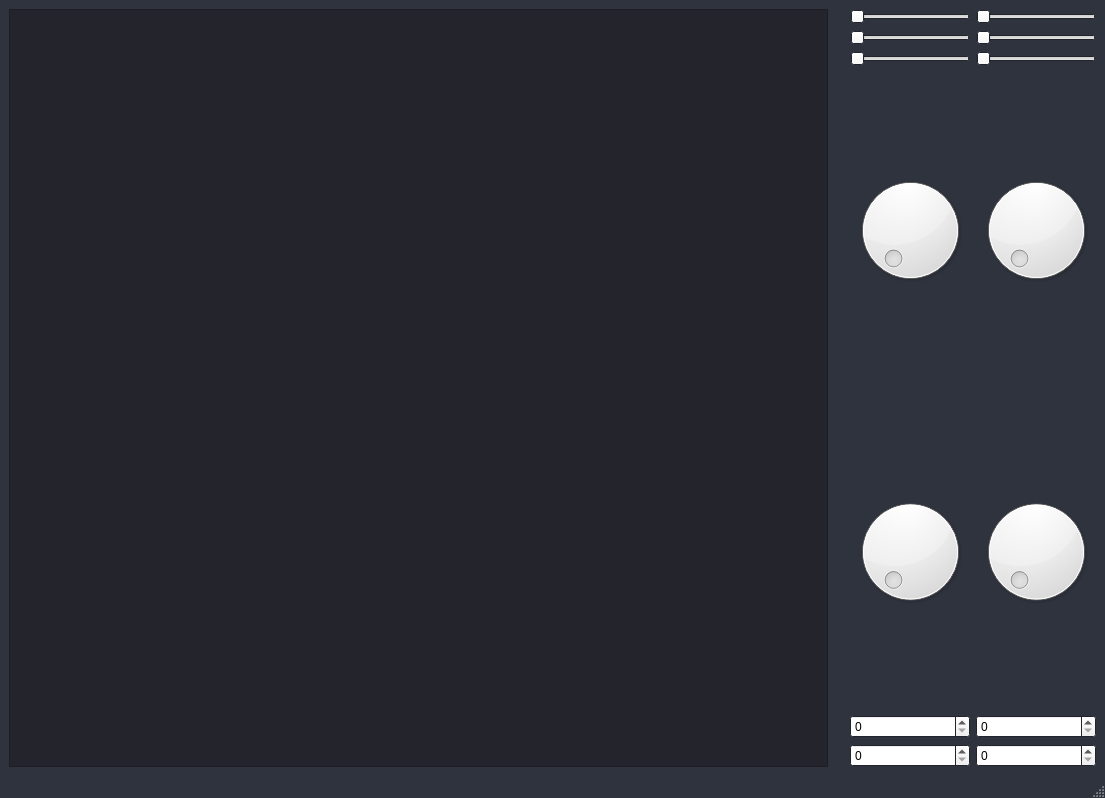
<?xml version="1.0" encoding="UTF-8"?>
<ui version="4.0">
 <class>MainWindow</class>
 <widget class="QMainWindow" name="MainWindow">
  <property name="geometry">
   <rect>
    <x>0</x>
    <y>0</y>
    <width>1105</width>
    <height>798</height>
   </rect>
  </property>
  <property name="palette">
   <palette>
    <active>
     <colorrole role="WindowText">
      <brush brushstyle="SolidPattern">
       <color alpha="255">
        <red>0</red>
        <green>0</green>
        <blue>0</blue>
       </color>
      </brush>
     </colorrole>
     <colorrole role="Dark">
      <brush brushstyle="SolidPattern">
       <color alpha="255">
        <red>0</red>
        <green>0</green>
        <blue>102</blue>
       </color>
      </brush>
     </colorrole>
     <colorrole role="Text">
      <brush brushstyle="SolidPattern">
       <color alpha="255">
        <red>0</red>
        <green>0</green>
        <blue>0</blue>
       </color>
      </brush>
     </colorrole>
     <colorrole role="ButtonText">
      <brush brushstyle="SolidPattern">
       <color alpha="255">
        <red>0</red>
        <green>0</green>
        <blue>0</blue>
       </color>
      </brush>
     </colorrole>
     <colorrole role="Base">
      <brush brushstyle="SolidPattern">
       <color alpha="255">
        <red>255</red>
        <green>255</green>
        <blue>255</blue>
       </color>
      </brush>
     </colorrole>
     <colorrole role="Window">
      <brush brushstyle="SolidPattern">
       <color alpha="255">
        <red>47</red>
        <green>51</green>
        <blue>62</blue>
       </color>
      </brush>
     </colorrole>
     <colorrole role="PlaceholderText">
      <brush brushstyle="SolidPattern">
       <color alpha="128">
        <red>0</red>
        <green>0</green>
        <blue>0</blue>
       </color>
      </brush>
     </colorrole>
    </active>
    <inactive>
     <colorrole role="WindowText">
      <brush brushstyle="SolidPattern">
       <color alpha="255">
        <red>0</red>
        <green>0</green>
        <blue>0</blue>
       </color>
      </brush>
     </colorrole>
     <colorrole role="Dark">
      <brush brushstyle="SolidPattern">
       <color alpha="255">
        <red>0</red>
        <green>0</green>
        <blue>102</blue>
       </color>
      </brush>
     </colorrole>
     <colorrole role="Text">
      <brush brushstyle="SolidPattern">
       <color alpha="255">
        <red>0</red>
        <green>0</green>
        <blue>0</blue>
       </color>
      </brush>
     </colorrole>
     <colorrole role="ButtonText">
      <brush brushstyle="SolidPattern">
       <color alpha="255">
        <red>0</red>
        <green>0</green>
        <blue>0</blue>
       </color>
      </brush>
     </colorrole>
     <colorrole role="Base">
      <brush brushstyle="SolidPattern">
       <color alpha="255">
        <red>255</red>
        <green>255</green>
        <blue>255</blue>
       </color>
      </brush>
     </colorrole>
     <colorrole role="Window">
      <brush brushstyle="SolidPattern">
       <color alpha="255">
        <red>47</red>
        <green>51</green>
        <blue>62</blue>
       </color>
      </brush>
     </colorrole>
     <colorrole role="PlaceholderText">
      <brush brushstyle="SolidPattern">
       <color alpha="128">
        <red>0</red>
        <green>0</green>
        <blue>0</blue>
       </color>
      </brush>
     </colorrole>
    </inactive>
    <disabled>
     <colorrole role="WindowText">
      <brush brushstyle="SolidPattern">
       <color alpha="255">
        <red>0</red>
        <green>0</green>
        <blue>102</blue>
       </color>
      </brush>
     </colorrole>
     <colorrole role="Dark">
      <brush brushstyle="SolidPattern">
       <color alpha="255">
        <red>0</red>
        <green>0</green>
        <blue>102</blue>
       </color>
      </brush>
     </colorrole>
     <colorrole role="Text">
      <brush brushstyle="SolidPattern">
       <color alpha="255">
        <red>0</red>
        <green>0</green>
        <blue>102</blue>
       </color>
      </brush>
     </colorrole>
     <colorrole role="ButtonText">
      <brush brushstyle="SolidPattern">
       <color alpha="255">
        <red>0</red>
        <green>0</green>
        <blue>102</blue>
       </color>
      </brush>
     </colorrole>
     <colorrole role="Base">
      <brush brushstyle="SolidPattern">
       <color alpha="255">
        <red>47</red>
        <green>51</green>
        <blue>62</blue>
       </color>
      </brush>
     </colorrole>
     <colorrole role="Window">
      <brush brushstyle="SolidPattern">
       <color alpha="255">
        <red>47</red>
        <green>51</green>
        <blue>62</blue>
       </color>
      </brush>
     </colorrole>
     <colorrole role="PlaceholderText">
      <brush brushstyle="SolidPattern">
       <color alpha="128">
        <red>0</red>
        <green>0</green>
        <blue>0</blue>
       </color>
      </brush>
     </colorrole>
    </disabled>
   </palette>
  </property>
  <property name="windowTitle">
   <string>MainWindow</string>
  </property>
  <property name="autoFillBackground">
   <bool>true</bool>
  </property>
  <widget class="QWidget" name="centralwidget">
   <layout class="QGridLayout" name="gridLayout">
    <item row="0" column="0">
     <layout class="QHBoxLayout" name="horizontalLayout" stretch="50,1,15">
      <item>
       <layout class="QVBoxLayout" name="verticalLayout_left" stretch="2">
        <item>
         <widget class="QTextBrowser" name="systemLog">
          <property name="palette">
           <palette>
            <active>
             <colorrole role="Text">
              <brush brushstyle="SolidPattern">
               <color alpha="255">
                <red>255</red>
                <green>255</green>
                <blue>255</blue>
               </color>
              </brush>
             </colorrole>
             <colorrole role="Base">
              <brush brushstyle="SolidPattern">
               <color alpha="255">
                <red>36</red>
                <green>36</green>
                <blue>45</blue>
               </color>
              </brush>
             </colorrole>
             <colorrole role="Window">
              <brush brushstyle="SolidPattern">
               <color alpha="255">
                <red>36</red>
                <green>36</green>
                <blue>45</blue>
               </color>
              </brush>
             </colorrole>
             <colorrole role="PlaceholderText">
              <brush brushstyle="NoBrush">
               <color alpha="128">
                <red>255</red>
                <green>255</green>
                <blue>255</blue>
               </color>
              </brush>
             </colorrole>
            </active>
            <inactive>
             <colorrole role="Text">
              <brush brushstyle="SolidPattern">
               <color alpha="255">
                <red>255</red>
                <green>255</green>
                <blue>255</blue>
               </color>
              </brush>
             </colorrole>
             <colorrole role="Base">
              <brush brushstyle="SolidPattern">
               <color alpha="255">
                <red>36</red>
                <green>36</green>
                <blue>45</blue>
               </color>
              </brush>
             </colorrole>
             <colorrole role="Window">
              <brush brushstyle="SolidPattern">
               <color alpha="255">
                <red>36</red>
                <green>36</green>
                <blue>45</blue>
               </color>
              </brush>
             </colorrole>
             <colorrole role="PlaceholderText">
              <brush brushstyle="NoBrush">
               <color alpha="128">
                <red>255</red>
                <green>255</green>
                <blue>255</blue>
               </color>
              </brush>
             </colorrole>
            </inactive>
            <disabled>
             <colorrole role="Text">
              <brush brushstyle="SolidPattern">
               <color alpha="255">
                <red>0</red>
                <green>0</green>
                <blue>102</blue>
               </color>
              </brush>
             </colorrole>
             <colorrole role="Base">
              <brush brushstyle="SolidPattern">
               <color alpha="255">
                <red>36</red>
                <green>36</green>
                <blue>45</blue>
               </color>
              </brush>
             </colorrole>
             <colorrole role="Window">
              <brush brushstyle="SolidPattern">
               <color alpha="255">
                <red>36</red>
                <green>36</green>
                <blue>45</blue>
               </color>
              </brush>
             </colorrole>
             <colorrole role="PlaceholderText">
              <brush brushstyle="NoBrush">
               <color alpha="128">
                <red>255</red>
                <green>255</green>
                <blue>255</blue>
               </color>
              </brush>
             </colorrole>
            </disabled>
           </palette>
          </property>
          <property name="font">
           <font>
            <pointsize>12</pointsize>
           </font>
          </property>
         </widget>
        </item>
       </layout>
      </item>
      <item>
       <spacer name="horizontalSpacer">
        <property name="orientation">
         <enum>Qt::Horizontal</enum>
        </property>
        <property name="sizeHint" stdset="0">
         <size>
          <width>40</width>
          <height>20</height>
         </size>
        </property>
       </spacer>
      </item>
      <item>
       <layout class="QVBoxLayout" name="verticalLayout_right">
        <item>
         <layout class="QVBoxLayout" name="verticalLayout_3">
          <item>
           <layout class="QGridLayout" name="sensor">
            <item row="5" column="1">
             <widget class="QDial" name="dial4"/>
            </item>
            <item row="4" column="0">
             <widget class="QDial" name="dial1"/>
            </item>
            <item row="4" column="1">
             <widget class="QDial" name="dial2"/>
            </item>
            <item row="5" column="0">
             <widget class="QDial" name="dial3"/>
            </item>
            <item row="6" column="0">
             <widget class="QSpinBox" name="spinBox1">
              <property name="palette">
               <palette>
                <active>
                 <colorrole role="Midlight">
                  <brush brushstyle="SolidPattern">
                   <color alpha="255">
                    <red>49</red>
                    <green>51</green>
                    <blue>62</blue>
                   </color>
                  </brush>
                 </colorrole>
                 <colorrole role="Mid">
                  <brush brushstyle="SolidPattern">
                   <color alpha="255">
                    <red>48</red>
                    <green>50</green>
                    <blue>62</blue>
                   </color>
                  </brush>
                 </colorrole>
                </active>
                <inactive>
                 <colorrole role="Midlight">
                  <brush brushstyle="SolidPattern">
                   <color alpha="255">
                    <red>49</red>
                    <green>51</green>
                    <blue>62</blue>
                   </color>
                  </brush>
                 </colorrole>
                 <colorrole role="Mid">
                  <brush brushstyle="SolidPattern">
                   <color alpha="255">
                    <red>48</red>
                    <green>50</green>
                    <blue>62</blue>
                   </color>
                  </brush>
                 </colorrole>
                </inactive>
                <disabled>
                 <colorrole role="Midlight">
                  <brush brushstyle="SolidPattern">
                   <color alpha="255">
                    <red>49</red>
                    <green>51</green>
                    <blue>62</blue>
                   </color>
                  </brush>
                 </colorrole>
                 <colorrole role="Mid">
                  <brush brushstyle="SolidPattern">
                   <color alpha="255">
                    <red>48</red>
                    <green>50</green>
                    <blue>62</blue>
                   </color>
                  </brush>
                 </colorrole>
                </disabled>
               </palette>
              </property>
             </widget>
            </item>
            <item row="2" column="1">
             <widget class="QSlider" name="slider4">
              <property name="palette">
               <palette>
                <active>
                 <colorrole role="Highlight">
                  <brush brushstyle="SolidPattern">
                   <color alpha="255">
                    <red>58</red>
                    <green>114</green>
                    <blue>245</blue>
                   </color>
                  </brush>
                 </colorrole>
                </active>
                <inactive>
                 <colorrole role="Highlight">
                  <brush brushstyle="SolidPattern">
                   <color alpha="255">
                    <red>58</red>
                    <green>114</green>
                    <blue>245</blue>
                   </color>
                  </brush>
                 </colorrole>
                </inactive>
                <disabled>
                 <colorrole role="Highlight">
                  <brush brushstyle="SolidPattern">
                   <color alpha="255">
                    <red>145</red>
                    <green>145</green>
                    <blue>145</blue>
                   </color>
                  </brush>
                 </colorrole>
                </disabled>
               </palette>
              </property>
              <property name="orientation">
               <enum>Qt::Horizontal</enum>
              </property>
             </widget>
            </item>
            <item row="6" column="1">
             <widget class="QSpinBox" name="spinBox2"/>
            </item>
            <item row="7" column="0">
             <widget class="QSpinBox" name="spinBox3"/>
            </item>
            <item row="2" column="0">
             <widget class="QSlider" name="slider3">
              <property name="palette">
               <palette>
                <active>
                 <colorrole role="Highlight">
                  <brush brushstyle="SolidPattern">
                   <color alpha="255">
                    <red>67</red>
                    <green>110</green>
                    <blue>243</blue>
                   </color>
                  </brush>
                 </colorrole>
                </active>
                <inactive>
                 <colorrole role="Highlight">
                  <brush brushstyle="SolidPattern">
                   <color alpha="255">
                    <red>67</red>
                    <green>110</green>
                    <blue>243</blue>
                   </color>
                  </brush>
                 </colorrole>
                </inactive>
                <disabled>
                 <colorrole role="Highlight">
                  <brush brushstyle="SolidPattern">
                   <color alpha="255">
                    <red>145</red>
                    <green>145</green>
                    <blue>145</blue>
                   </color>
                  </brush>
                 </colorrole>
                </disabled>
               </palette>
              </property>
              <property name="orientation">
               <enum>Qt::Horizontal</enum>
              </property>
             </widget>
            </item>
            <item row="0" column="0">
             <widget class="QSlider" name="slider1">
              <property name="palette">
               <palette>
                <active>
                 <colorrole role="Highlight">
                  <brush brushstyle="SolidPattern">
                   <color alpha="255">
                    <red>255</red>
                    <green>91</green>
                    <blue>133</blue>
                   </color>
                  </brush>
                 </colorrole>
                </active>
                <inactive>
                 <colorrole role="Highlight">
                  <brush brushstyle="SolidPattern">
                   <color alpha="255">
                    <red>255</red>
                    <green>91</green>
                    <blue>133</blue>
                   </color>
                  </brush>
                 </colorrole>
                </inactive>
                <disabled>
                 <colorrole role="Highlight">
                  <brush brushstyle="SolidPattern">
                   <color alpha="255">
                    <red>145</red>
                    <green>145</green>
                    <blue>145</blue>
                   </color>
                  </brush>
                 </colorrole>
                </disabled>
               </palette>
              </property>
              <property name="orientation">
               <enum>Qt::Horizontal</enum>
              </property>
             </widget>
            </item>
            <item row="0" column="1">
             <widget class="QSlider" name="slider2">
              <property name="palette">
               <palette>
                <active>
                 <colorrole role="Highlight">
                  <brush brushstyle="SolidPattern">
                   <color alpha="255">
                    <red>255</red>
                    <green>92</green>
                    <blue>132</blue>
                   </color>
                  </brush>
                 </colorrole>
                </active>
                <inactive>
                 <colorrole role="Highlight">
                  <brush brushstyle="SolidPattern">
                   <color alpha="255">
                    <red>255</red>
                    <green>92</green>
                    <blue>132</blue>
                   </color>
                  </brush>
                 </colorrole>
                </inactive>
                <disabled>
                 <colorrole role="Highlight">
                  <brush brushstyle="SolidPattern">
                   <color alpha="255">
                    <red>145</red>
                    <green>145</green>
                    <blue>145</blue>
                   </color>
                  </brush>
                 </colorrole>
                </disabled>
               </palette>
              </property>
              <property name="orientation">
               <enum>Qt::Horizontal</enum>
              </property>
             </widget>
            </item>
            <item row="7" column="1">
             <widget class="QSpinBox" name="spinBox4"/>
            </item>
            <item row="3" column="1">
             <widget class="QSlider" name="slider6">
              <property name="palette">
               <palette>
                <active>
                 <colorrole role="Highlight">
                  <brush brushstyle="SolidPattern">
                   <color alpha="255">
                    <red>120</red>
                    <green>93</green>
                    <blue>245</blue>
                   </color>
                  </brush>
                 </colorrole>
                </active>
                <inactive>
                 <colorrole role="Highlight">
                  <brush brushstyle="SolidPattern">
                   <color alpha="255">
                    <red>120</red>
                    <green>93</green>
                    <blue>245</blue>
                   </color>
                  </brush>
                 </colorrole>
                </inactive>
                <disabled>
                 <colorrole role="Highlight">
                  <brush brushstyle="SolidPattern">
                   <color alpha="255">
                    <red>145</red>
                    <green>145</green>
                    <blue>145</blue>
                   </color>
                  </brush>
                 </colorrole>
                </disabled>
               </palette>
              </property>
              <property name="orientation">
               <enum>Qt::Horizontal</enum>
              </property>
             </widget>
            </item>
            <item row="3" column="0">
             <widget class="QSlider" name="slider5">
              <property name="palette">
               <palette>
                <active>
                 <colorrole role="Highlight">
                  <brush brushstyle="SolidPattern">
                   <color alpha="255">
                    <red>120</red>
                    <green>93</green>
                    <blue>245</blue>
                   </color>
                  </brush>
                 </colorrole>
                </active>
                <inactive>
                 <colorrole role="Highlight">
                  <brush brushstyle="SolidPattern">
                   <color alpha="255">
                    <red>120</red>
                    <green>93</green>
                    <blue>245</blue>
                   </color>
                  </brush>
                 </colorrole>
                </inactive>
                <disabled>
                 <colorrole role="Highlight">
                  <brush brushstyle="SolidPattern">
                   <color alpha="255">
                    <red>145</red>
                    <green>145</green>
                    <blue>145</blue>
                   </color>
                  </brush>
                 </colorrole>
                </disabled>
               </palette>
              </property>
              <property name="orientation">
               <enum>Qt::Horizontal</enum>
              </property>
             </widget>
            </item>
           </layout>
          </item>
         </layout>
        </item>
       </layout>
      </item>
     </layout>
    </item>
   </layout>
  </widget>
  <widget class="QMenuBar" name="menubar">
   <property name="geometry">
    <rect>
     <x>0</x>
     <y>0</y>
     <width>1105</width>
     <height>20</height>
    </rect>
   </property>
  </widget>
  <widget class="QStatusBar" name="statusbar"/>
 </widget>
 <resources/>
 <connections/>
</ui>
